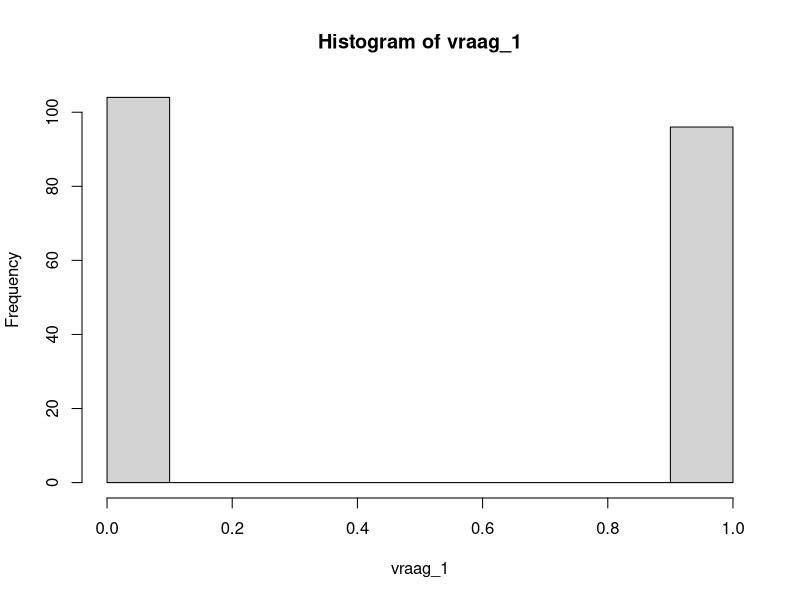
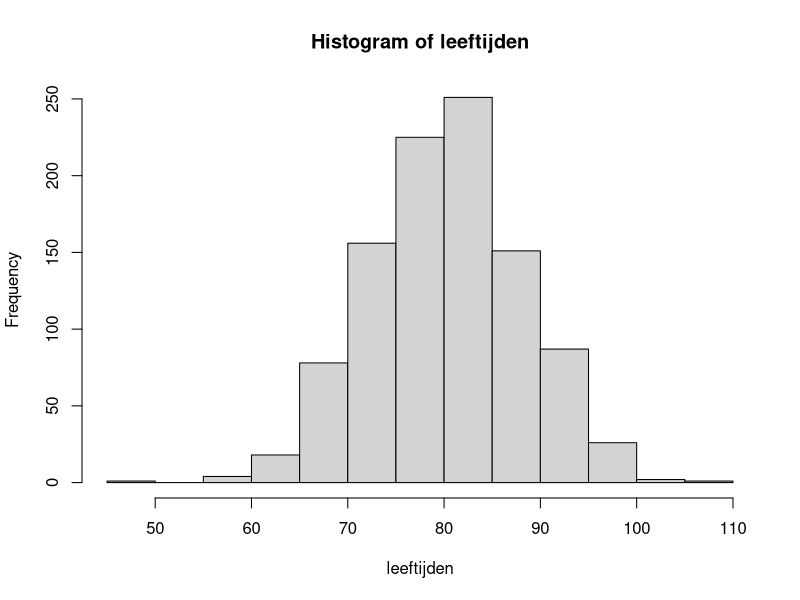
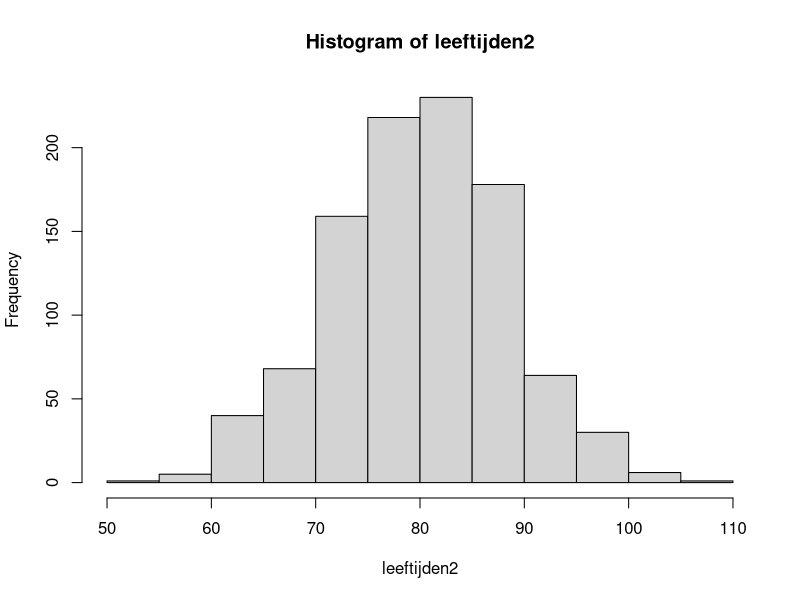

These charts were generated, in order, by the following R code:
## ---- chunk 1
knitr::opts_chunk$set(echo = TRUE)
## ---- chunk 2

df <- data.frame()

set.seed(500)
vraag_1 <- as.numeric(rbinom(200, 1, 0.5))  # genereer 200 true/false resultaten

vraag_2 <- as.logical(rbinom(200, 1, 0.5))
vraag_3 <- as.logical(rbinom(200, 1, 0.5))
vraag_4 <- as.logical(rbinom(200, 1, 0.5))
vraag_5 <- as.logical(rbinom(200, 1, 0.5))
vraag_6 <- as.logical(rbinom(200, 1, 0.5))
vraag_7 <- as.logical(rbinom(200, 1, 0.5))


hist(vraag_1)


## ---- chunk 3
aantal_inwoners <- 100
landen = c("Japan", "Nederland", "Amerika")
cat(landen)
set.seed(76543)
leeftijden <- rnorm(1000 ,mean = 80, sd =8)

leeftijden2 <- rnorm(1000,mean = 80, sd =8)
#rnorm(lengtes)
#hist(rnorm(lengtes))
hist(leeftijden)
hist(leeftijden2)

## ---- chunk 4
df <- data.frame(1:10)
means <- c("Japan" = 5, "Nederland" =  0, "Amerika" = -3)
for (land in landen)
    df[land] <- rnorm(n = 10, means[land] + 80, sd = 8)
print(df)

